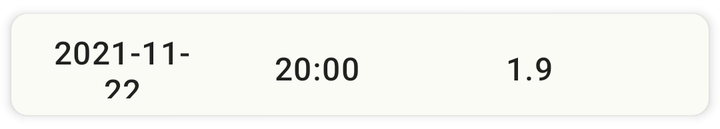
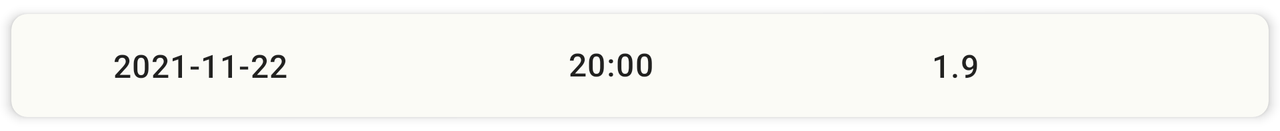

One screen, two layout resources from the same app: the default and the repository's alternative for another configuration. Each is rendered where Android would select it; the XML of both is given below.
<!-- AndroidManifest.xml: application theme Theme.HabitTrackerProject -->
<!-- res/layout/habit_list.xml -->
<?xml version="1.0" encoding="utf-8"?>
<androidx.cardview.widget.CardView xmlns:android="http://schemas.android.com/apk/res/android"
    xmlns:app="http://schemas.android.com/apk/res-auto"
    android:layout_width="match_parent"
    android:layout_height="wrap_content"
    android:clickable="true"
    app:cardBackgroundColor="#FBFBF6"
    app:cardCornerRadius="8dp"
    app:cardElevation="3dp"
    app:cardUseCompatPadding="true"
    app:contentPadding="1dp"
    app:contentPaddingBottom="0.2dp"
    app:contentPaddingTop="0.2dp">

    <RelativeLayout
        android:layout_width="match_parent"
        android:layout_height="match_parent"
        android:padding="8dp">


        <TextView
            android:id="@+id/habit_field_1"
            style="@style/Widget.HabitTracker.HabitItemTextView"
            android:layout_width="128dp"
            android:layout_height="34dp"
            android:layout_alignParentStart="true"
            android:layout_alignParentEnd="true"

            android:layout_marginStart="12dp"
            android:layout_marginEnd="250dp"

            android:fontFamily="sans-serif-medium"
            android:text="2021-11-22"
            android:textAlignment="center"
            app:layout_constraintEnd_toStartOf="@+id/habit_field_2"
            app:layout_constraintTop_toTopOf="parent" />

        <TextView
            android:id="@+id/habit_field_2"
            style="@style/Widget.HabitTracker.HabitItemTextView"
            android:layout_width="90dp"
            android:layout_height="wrap_content"
            android:layout_alignParentEnd="true"
            android:layout_marginTop="8dp"
            android:layout_marginEnd="142dp"

            android:fontFamily="sans-serif-medium"
            android:text="20:00"
            android:textAlignment="center"
            app:layout_constraintEnd_toStartOf="@+id/habit_field_3"
            app:layout_constraintStart_toEndOf="@+id/habit_field_1"
            app:layout_constraintTop_toTopOf="parent" />

        <TextView
            android:id="@+id/habit_field_3"
            style="@style/Widget.HabitTracker.HabitItemTextView"
            android:layout_width="62dp"
            android:layout_height="wrap_content"
            android:layout_alignParentEnd="true"
            android:layout_marginTop="8dp"
            android:layout_marginEnd="50dp"

            android:fontFamily="sans-serif-medium"
            android:text="1.9"
            android:textAlignment="center"
            app:layout_constraintEnd_toStartOf="parent"
            app:layout_constraintStart_toEndOf="@+id/habit_field_2"
            app:layout_constraintTop_toTopOf="parent" />


    </RelativeLayout>
</androidx.cardview.widget.CardView>
<!-- resources referenced by this layout -->
<resources>
  <style name="Widget.HabitTracker.HabitItemTextView" parent="Widget.MaterialComponents.TextView">
          <item name="android:gravity">center_vertical</item>
          <item name="android:layout_height">48dp</item>
          <item name="android:textAppearance">?attr/textAppearanceBody1</item>
      </style>
  <style name="Theme.HabitTrackerProject" parent="Theme.MaterialComponents.DayNight.DarkActionBar">
          
          <item name="colorPrimary">@color/purple_500</item>
          <item name="colorPrimaryVariant">@color/purple_700</item>
          <item name="colorOnPrimary">@color/white</item>
          
          <item name="colorSecondary">@color/teal_200</item>
          <item name="colorSecondaryVariant">@color/teal_700</item>
          <item name="colorOnSecondary">@color/black</item>
          
          <item name="android:statusBarColor" tools:targetApi="l">?attr/colorPrimaryVariant</item>
          
      </style>
  <color name="purple_500">#EA9953</color>
  <color name="purple_700">#EC8536</color>
  <color name="white">#FFFFFFFF</color>
  <color name="teal_200">#FF03DAC5</color>
  <color name="teal_700">#FF018786</color>
  <color name="black">#FF000000</color>
</resources>
<!-- res/layout-land/habit_list.xml (the repository's variant of the layout above) -->
<!-- drawn on the phone turned sideways -->
<?xml version="1.0" encoding="utf-8"?>
<androidx.cardview.widget.CardView xmlns:android="http://schemas.android.com/apk/res/android"
    xmlns:app="http://schemas.android.com/apk/res-auto"
    android:layout_width="match_parent"
    android:layout_height="wrap_content"
    android:clickable="true"
    app:cardBackgroundColor="#FBFBF6"
    app:cardCornerRadius="8dp"
    app:cardElevation="3dp"
    app:cardUseCompatPadding="true"
    app:contentPadding="1dp"
    app:contentPaddingBottom="0.2dp"
    app:contentPaddingTop="0.2dp">

    <RelativeLayout
        android:layout_width="match_parent"
        android:layout_height="match_parent"
        android:padding="8dp">


        <TextView
            android:id="@+id/habit_field_1"
            style="@style/Widget.HabitTracker.HabitItemTextView"
            android:layout_width="198dp"
            android:layout_height="35dp"
            android:layout_alignParentStart="true"
            android:layout_alignParentEnd="true"

            android:layout_marginStart="12dp"
            android:layout_marginEnd="452dp"

            android:fontFamily="sans-serif-medium"
            android:text="2021-11-22"
            android:textAlignment="center"
            app:layout_constraintEnd_toStartOf="@+id/habit_field_2"
            app:layout_constraintTop_toTopOf="parent" />

        <TextView
            android:id="@+id/habit_field_2"
            style="@style/Widget.HabitTracker.HabitItemTextView"
            android:layout_width="98dp"
            android:layout_height="34dp"
            android:layout_alignTop="@+id/habit_field_1"
            android:layout_alignBottom="@+id/habit_field_1"
            android:layout_alignParentEnd="true"

            android:layout_marginTop="0dp"
            android:layout_marginEnd="271dp"
            android:layout_marginBottom="1dp"
            android:fontFamily="sans-serif-medium"
            android:text="20:00"
            android:textAlignment="center"
            app:layout_constraintEnd_toStartOf="@+id/habit_field_3"
            app:layout_constraintStart_toEndOf="@+id/habit_field_1"
            app:layout_constraintTop_toTopOf="parent" />

        <TextView
            android:id="@+id/habit_field_3"
            style="@style/Widget.HabitTracker.HabitItemTextView"
            android:layout_width="80dp"
            android:layout_height="33dp"
            android:layout_alignTop="@+id/habit_field_1"
            android:layout_alignBottom="@+id/habit_field_1"
            android:layout_alignParentEnd="true"

            android:layout_marginTop="1dp"
            android:layout_marginEnd="108dp"
            android:layout_marginBottom="1dp"
            android:fontFamily="sans-serif-medium"
            android:text="1.9"
            android:textAlignment="center"
            app:layout_constraintEnd_toStartOf="parent"
            app:layout_constraintStart_toEndOf="@+id/habit_field_2"
            app:layout_constraintTop_toTopOf="parent" />


    </RelativeLayout>
</androidx.cardview.widget.CardView>
